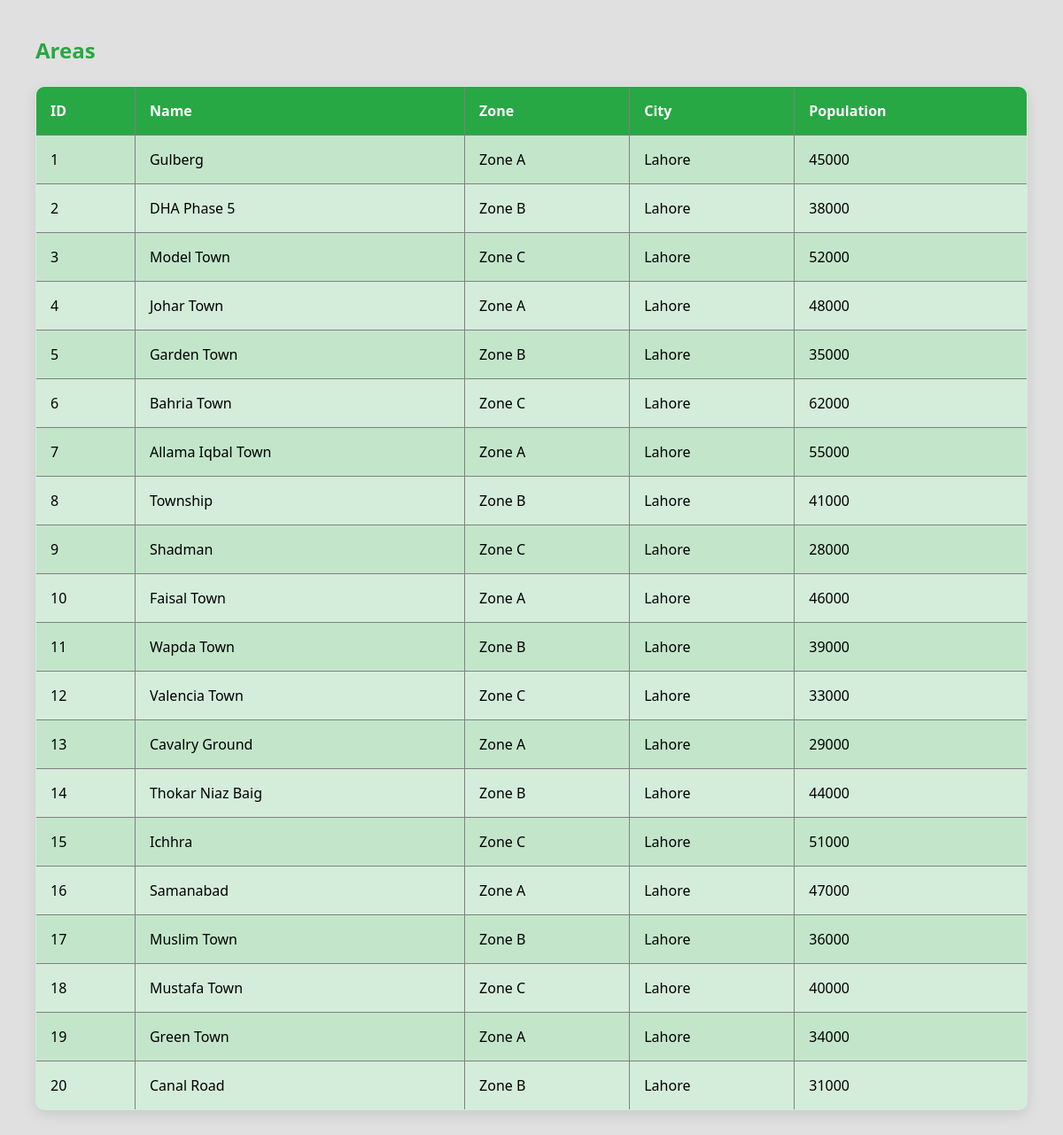
Screenshot of /areas.php with the database file from the repository.
### tables this page shows
CREATE TABLE Areas ( area_id INT PRIMARY KEY AUTO_INCREMENT, area_name VARCHAR(100), zone VARCHAR(50), city VARCHAR(50), postal_code VARCHAR(10), population INT, total_bins INT );

### areas.php (the view, shortened to what this page needs)
<?php
include "db.php";
$result = mysqli_query($conn, "SELECT * FROM Areas");
?>
<h2>Areas</h2>
<table border="1">
<tr>
<th>ID</th><th>Name</th><th>Zone</th><th>City</th><th>Population</th>
</tr>
<?php while($row = mysqli_fetch_assoc($result)) { ?>
<tr>
<td><?php echo $row['area_id']; ?></td>
<td><?php echo $row['area_name']; ?></td>
<td><?php echo $row['zone']; ?></td>
<td><?php echo $row['city']; ?></td>
<td><?php echo $row['population']; ?></td>
</tr>
<?php } ?>
</table>

### areas.php (style rules this page uses)
h2 { color: #28a745; margin-bottom: 1.5rem; }
table { width: 100%; border-collapse: collapse; background: #d4edda; border-radius: 10px; overflow: hidden; box-shadow: 0 5px 15px rgba(0,0,0,0.1); }
th, td { padding: 1rem; text-align: left; }
th { background: #28a745; color: white; }
tr:nth-child(even) { background: #c3e6cb; }

### rows the page displays
areas: area_id "1", area_name "Gulberg", zone "Zone A", city "Lahore", population "45000"
areas: area_id "2", area_name "DHA Phase 5", zone "Zone B", city "Lahore", population "38000"
areas: area_id "3", area_name "Model Town", zone "Zone C", city "Lahore", population "52000"
areas: area_id "4", area_name "Johar Town", zone "Zone A", city "Lahore", population "48000"
areas: area_id "5", area_name "Garden Town", zone "Zone B", city "Lahore", population "35000"
areas: area_id "6", area_name "Bahria Town", zone "Zone C", city "Lahore", population "62000"
areas: area_id "7", area_name "Allama Iqbal Town", zone "Zone A", city "Lahore", population "55000"
areas: area_id "8", area_name "Township", zone "Zone B", city "Lahore", population "41000"
areas: area_id "9", area_name "Shadman", zone "Zone C", city "Lahore", population "28000"
areas: area_id "10", area_name "Faisal Town", zone "Zone A", city "Lahore", population "46000"
areas: area_id "11", area_name "Wapda Town", zone "Zone B", city "Lahore", population "39000"
areas: area_id "12", area_name "Valencia Town", zone "Zone C", city "Lahore", population "33000"
areas: area_id "13", area_name "Cavalry Ground", zone "Zone A", city "Lahore", population "29000"
areas: area_id "14", area_name "Thokar Niaz Baig", zone "Zone B", city "Lahore", population "44000"
areas: area_id "15", area_name "Ichhra", zone "Zone C", city "Lahore", population "51000"
areas: area_id "16", area_name "Samanabad", zone "Zone A", city "Lahore", population "47000"
areas: area_id "17", area_name "Muslim Town", zone "Zone B", city "Lahore", population "36000"
areas: area_id "18", area_name "Mustafa Town", zone "Zone C", city "Lahore", population "40000"
areas: area_id "19", area_name "Green Town", zone "Zone A", city "Lahore", population "34000"
areas: area_id "20", area_name "Canal Road", zone "Zone B", city "Lahore", population "31000"
